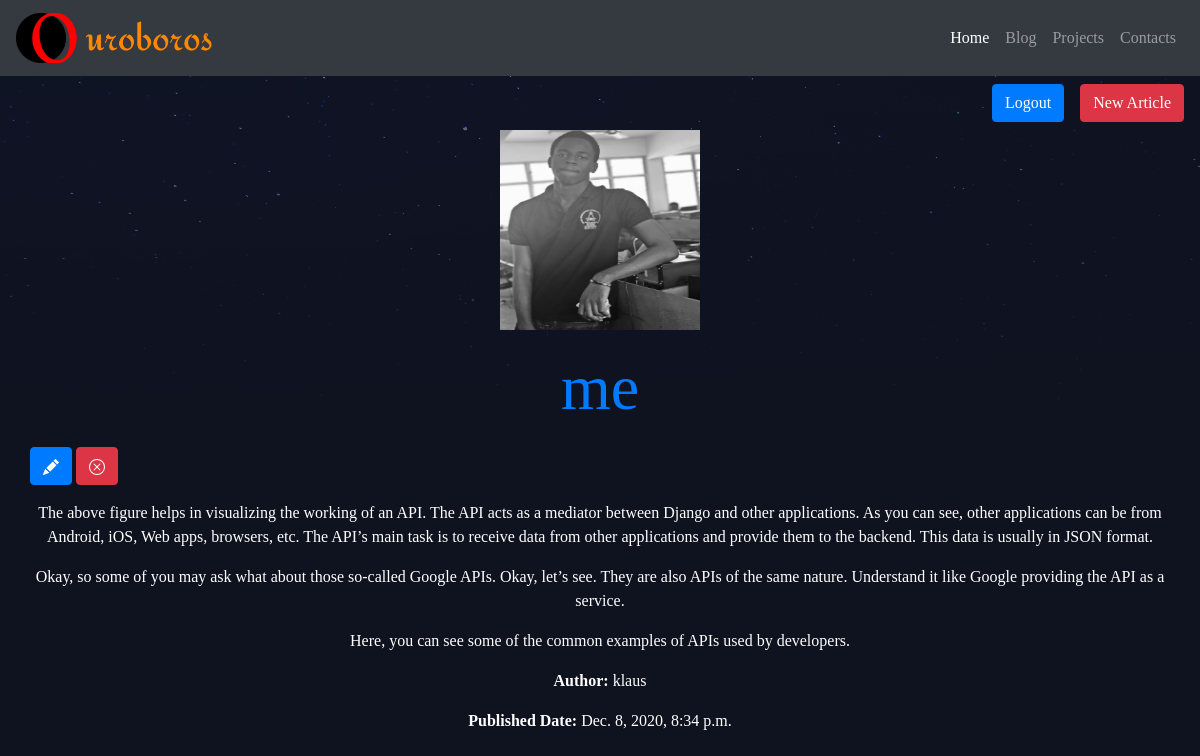
Screenshot of /blogs/23/ (signed in) with the database file from the repository.
### blog/models.py (models this page shows, shortened)
class Article(models.Model):
    title = models.CharField(max_length=100)
    body = models.TextField()
    date = models.DateTimeField(auto_now_add=True)
    thumb = models.ImageField(default='4.jpg',null=True,blank=True,upload_to = "images")
    author = models.ForeignKey(User,on_delete=models.CASCADE)

### blog/views.py (the view)
# urls.py: path('blogs/<int:pk>/',views.blog_detail,name='blog_detail'),
@login_required()
def blog_detail(request,pk):
    article = get_object_or_404(Article,pk=pk)
    return render(request,'blog_detail.html',{'article':article})

### blog/templates/blog_detail.html (shortened to what this page needs)
{% extends 'base.html' %}
{% block content %}
<section class="container detail_wrapper">
      <img src="{{article.thumb.url}}" alt="">
      <span>    <a href="{% url 'blog_index' %}"><h1>{{article.title}}</h1></a></span>
      <span > <a class="btn btn-primary" href="{% url 'blog_edit' pk=article.pk %}">
      </a></span>
      <span> <a class="btn btn-danger" href="{% url 'blog_delete' pk=article.pk %}"></span></a>
      <p>{{ article.body|linebreaks}}</p>
      <p><b>Author: </b>{{article.author}}</p>
      <p><b>Published Date: </b>{{article.date}}</p>
</section>
{% endblock %}

### templates/base.html (shortened to what this page needs)
{% load static %}
<!doctype html>
<html lang="en">
  <head>
    <link rel="stylesheet" href="https://cdn.jsdelivr.net/npm/bootstrap@4.5.3/dist/css/bootstrap.min.css">
   <link rel="stylesheet" href="{% static 'style.css' %}">
  </head>
  <body>
    <nav class="navbar navbar-expand-lg navbar-dark bg-dark bg-info sticky-top">
      <a class="navbar-brand" href="{% url 'landing_page' %}">
          <img src="{% static 'ouroo.png' %}"  alt="" loading="lazy"  style="max-width: 50%;">
        </a>
      <div class="collapse navbar-collapse justify-content-end" id="navbarSupportedContent">
        <ul class="navbar-nav  ">
          <li class="nav-item active">
            <a class="nav-link" href="{% url 'landing_page' %}">Home <span class="sr-only">(current)</span></a>
          </li>
          <li class="nav-item">
            <a class="nav-link" href="{% url 'blog_index' %}">Blog</a>
          </li>
          <li class="nav-item">
            <a class="nav-link" href="{% url 'project' %}">Projects</a>
          </li>
          <li class="nav-item">
            <a class="nav-link"  href="{% url 'contact' %}">Contacts</a>
          </li>
        </ul>
      </div>
    </nav>
    <ul class="nav justify-content-end">
    {% if user.is_authenticated %}
    <li class="nav-item">
      <form class="pt-2" action="{% url 'logout_view' %}" method="post">
        <button type="submit" class="btn btn-primary ">
          Logout
        </button>
      </form>
    </li>
    <li class="nav-item">
        <a class="nav-link" href="{% url 'blog_create' %}">
            <button type="button" class="btn btn-danger">
            New Article
          </button></a>
      </li>
    {% endif %}
    </ul>
    {%block content %}
     {%endblock%}
  </body>
</html>

### assets/style.css (style rules this page uses)
:root { --text: #5362F6; --shadow: #E485F8; }
body { background-color: #0f121f; background-image: url(stars.png); background-repeat: no-repeat; color: #fff; }
body * { font-family: Ubuntu; padding: 0%; }
.detail_wrapper { padding:0; }
.detail_wrapper img { display: block; margin-left: auto; margin-right: auto; width: 200px; height: 200px; }
.detail_wrapper h1 { text-align:center; margin:20px auto; font-size:4em; }
.detail_wrapper p { text-align:center }
a { text-decoration: none; }

### rows the page displays
Article: thumb (picture), title "me", body "The above figure helps in visualizing the working of an API. The API acts as a mediator between Django and other applications. As you can see, other applications can be from Android, iOS, Web apps, browsers, etc. The API’s main task is to receive data from other applications and provide them to the backend. This data is usually in JSON format. Okay, so some of you may ask what about those so-called Google APIs. Okay, let’s see. They are also APIs of the same nature. Understand it like Google providing the API as a service. Here, you can see some of the common examples of APIs used by developers.", author "klaus", date "Dec. 8, 2020, 8:34 p.m."
